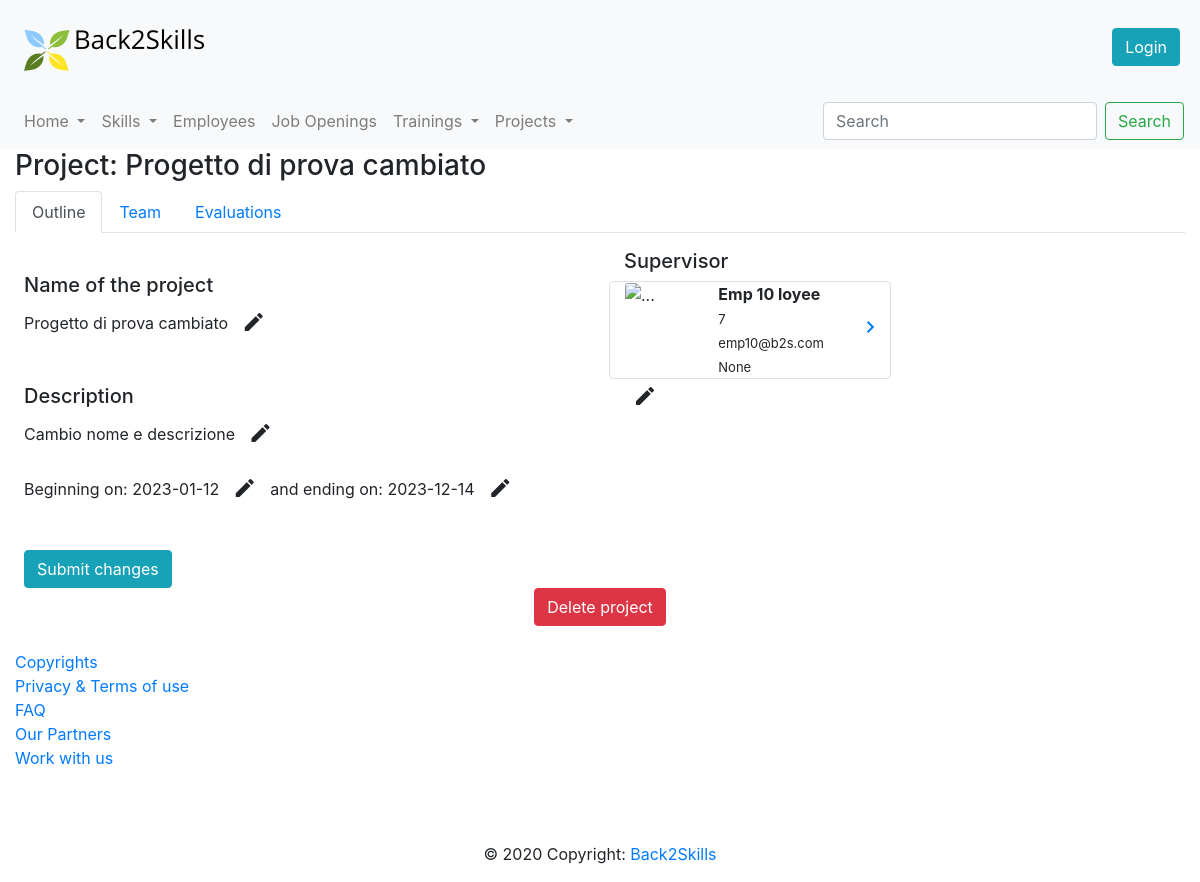
The page /project/9 on the database its author committed.
### database.py (models this page shows)
class Project(db.Model):
    __tablename__ = 'project'
    id = db.Column(db.Integer, primary_key=True)
    name = db.Column(db.String)
    description = db.Column(db.String)
    starting_date = db.Column(db.Date)
    ending_date = db.Column(db.Date)
    role_in_project = db.relationship("Role_in_project", secondary="project_role")
    supervisor = db.Column(db.Integer, db.ForeignKey('employee.id'))

class Employee(db.Model):
    __tablename__ = 'employee'
    id = db.Column(db.Integer, primary_key=True)
    photo = db.Column(db.String(100), nullable=False, default='')
    cv = db.Column(db.String) #eventually we can put a link to the Curriculum Vitae file
    name = db.Column(db.String)
    surname = db.Column(db.String)
    email = db.Column(db.String)
    telephone = db.Column(db.String)
    date_of_birth = db.Column(db.Date)
    date_of_assumption = db.Column(db.Date)
    living_place = db.Column(db.String)
    driving_licence = db.Column(db.Boolean) #I would say we only specify whether he/she has it or not, so true or false
    role = db.Column(db.Integer, db.ForeignKey('role.id'))
    skill = db.relationship("Skill", secondary="employee_skill")
    training = db.relationship("Training", secondary="employee_training")
    project_role = db.relationship("Project_Role")
    state_in_company = db.Column(db.String)
    education_level = db.Column(db.String)
    language_certificate = db.Column(db.String)

### app.py (the view, shortened to what this page needs)
@app.route('/project/<int:id>', methods=['GET', 'POST'])
def project(id):
    prj = get_project_by_id(id)
    supervisor = None
    if prj.supervisor:
        supervisor = get_employee_by_id(prj.supervisor)
    all_emps = get_employees()
    closable = dt.today().date() > prj.ending_date
    emp_roles = get_employees_in_project_with_roles(id)
    free_roles = get_free_roles_in_project(id)
    free_employees = get_available_employees_in_period(prj.starting_date, prj.ending_date)
    empty_roles_best_employees = []
    for fr in free_roles:
        se, ue, ne = get_suitable_emp_for_role(fr.id, free_employees)
        erbe =[fr,se,ue,ne]
        empty_roles_best_employees.append(tuple(erbe))
    employee_evaluations = get_employees_with_evaluation(id)
    other_roles = get_not_used_roles_in_proj(id)
    return render_template('project.html', project=prj, employees_roles=emp_roles,\
                           free_roles_and_employees=empty_roles_best_employees,\
                           employee_evaluations=employee_evaluations, available_employees=free_employees,\
                           other_roles=other_roles, closable=closable, supervisor=supervisor, employees=all_emps)

### database.py (called while the page is built)
def get_employees():
    employees=Employee.query.all()
    employees.sort(key=lambda x: x.name)
    return employees

def get_employee_by_id(emp_id):
    return Employee.query.filter(Employee.id==emp_id).first()

def get_project_by_id(prj_id):
    return Project.query.filter(Project.id==prj_id).first()

def get_employees_in_project(prj_id):
    links=Project_Role.query.filter(Project_Role.prj_id == prj_id).all()
    emp_ids=[]
    for l in links:
        if l.emp_id:
            emp_ids.append(l.emp_id)
    employees = Employee.query.filter(Employee.id.in_(emp_ids)).all()
    return employees

def get_roles_in_projects_by_id(role_id):
    return Role_in_project.query.filter(Role_in_project.id == role_id).first()

def get_employees_in_project_with_roles(prj_id):
    emps = get_employees_in_project(prj_id)
    tortn = []
    for emp in emps:
        link = Project_Role.query.filter(Project_Role.prj_id==prj_id, Project_Role.emp_id==emp.id).first()
        role = get_roles_in_projects_by_id(link.role_id)
        tortn.append(tuple([emp,role]))
    return tortn

def get_not_used_roles_in_proj(prj_id):
    roles_used = get_project_by_id(prj_id).role_in_project
    ids=[]
    for r in roles_used:
        ids.append(r.id)
    not_used_roles = Role_in_project.query.filter(Role_in_project.id.notin_(ids)).all()
    return not_used_roles

def get_free_roles_in_project(prj_id):
    links=Project_Role.query.filter(Project_Role.prj_id==prj_id, Project_Role.emp_id==None).all()
    roles=[]
    for l in links:
        roles.append(l.role_in_project)
    return roles

def get_evaluation_by_proj_emp_role(prj_id, emp_id, role_id):
    project = Project_Role.query.filter(Project_Role.prj_id==prj_id, Project_Role.emp_id==emp_id, Project_Role.role_id==role_id).first()
    evaluation=None
    if project:
        evaluation = project.evaluation
    return evaluation

def get_employees_with_evaluation(prj_id):
    links = Project_Role.query.filter(Project_Role.prj_id==prj_id).all()
    emp_eva=[]
    for l in links:
        tup = []
        tup.append(get_employee_by_id(l.emp_id))
        tup.append(str(get_evaluation_by_proj_emp_role(prj_id,l.emp_id,l.role_in_project.id)))
        emp_eva.append(tuple(tup))
    return emp_eva

### templates/project.html (shortened to what this page needs)
{% extends 'layout.html' %}
{% block pageContent %}
    {% if project is none %}
      <div class="alert alert-warning" role="alert"> No corresponding project found </div>
    {% else %}
        <h3>Project: {{ project.name }}</h3>
    {% endif %}
    <nav>
      <div class="nav nav-tabs" id="nav-tab" role="tablist">
        <a class="nav-item nav-link active" id="nav-project-tab" data-toggle="tab" href="#nav-project" role="tab" aria-controls="nav-project" aria-selected="true">Outline</a>
        <a class="nav-item nav-link" id="nav-roles-tab" data-toggle="tab" href="#nav-roles" role="tab" aria-controls="nav-roles" aria-selected="false">Team</a>
        <a class="nav-item nav-link" id="nav-evaluations-tab" data-toggle="tab" href="#nav-evaluations" role="tab" aria-controls="nav-evaluations" aria-selected="false">Evaluations</a>
      </div>
    </nav>
    <div class="tab-content" id="nav-tabContent">
      <div class="tab-pane fade show active" id="nav-project" role="tabpanel" aria-labelledby="nav-project-tab">
      <form action="/project/{{ project.id }}" method="POST">
          <div class="row">
              <div class="col-sm-6" style="padding: 1.5rem; padding-top: 1rem; padding-bottom: 0rem">
              <br/>
              <h5>Name of the project</h5>
              <p>
                  <span id="currName">{{ project.name }}</span>
                  <button type="button" class="btn btn-default btn-sm" id="editName">
                      <span class="material-icons">edit</span>
                  </button>
              </p>
              <br/>
              <h5>Description</h5>
              <p>
                  <span id="currDesc">{{ project.description }}</span>
                  <button type="button" class="btn btn-default btn-sm" id="editDesc">
                      <span class="material-icons">edit</span>
                  </button>
              </p>
              <p>
                  Beginning on:
                  <span id="currStart">{{ project.starting_date }}</span>
                  <button type="button" class="btn btn-default btn-sm" id="editStart">
                      <span class="material-icons">edit</span>
                  </button>
                  and ending on:
                  <span id="currEnd">{{ project.ending_date }}</span>
                  <button type="button" class="btn btn-default btn-sm" id="editEnd">
                      <span class="material-icons">edit</span>
                  </button>
              </p>
              <br/>
              <button type="submit" class="btn btn-info" id="submitChanges">Submit changes</button>
              <br/>
          </div>
          <div class="col-sm-6 col-lg-3" style="padding: 1.5rem; padding-top: 1rem; padding-bottom: 0rem">
              <h5>Supervisor</h5>
              {% if supervisor %}
                <div class="row" style="border: 1px solid; border-color: rgba(0, 0, 0, 0.125); border-radius: 0.25rem;">
                    <div class="col-4 nopadding">
                        <img src="static/images/user.png" class="card-img-top" style="width: 100px; " alt="...">
                    </div>
                    <div class="col-6">
                        <div>
                            <a class="card-title"><b>{{ supervisor.name }} {{ supervisor.surname }}</b></a>
                        </div>
                        <div>
                            <a style="font-size: 13px;" class="card-title">{{ supervisor.role}}</a>
                        </div>
                        <div>
                            <a style="font-size: 13px;" class="card-title">{{ supervisor.email }}</a>
                        </div>
                        <div>
                            <a style="font-size: 13px;" class="card-title"> {{ supervisor.telephone }}</a>
                        </div>
                    </div>
                    <div class="col-2 align-self-center">
                        <a href="{{ url_for('employee', id=supervisor.id) }}">
                            <i class="material-icons">keyboard_arrow_right</i>
                        </a>
                    </div>
                </div>
              {% endif %}
                <div>
                <button type="button" class="btn btn-default btn-sm" id="editSupervisor" data-toggle="tooltip" data-placement="top" title="Change supervisor">
                  <span class="material-icons">edit</span>
                </button>
                {% if not supervisor %}
                    <p>No supervisor assigned yet. Select an employee to assign.</p>
                    <br/>
                    <select id="prjSupervisor" name="prjSupervisor" class="form-control">
                    <option value="" selected>Choose an employee...</option>
                {% else %}
                    <br/>
                {% endif %}
                </div>
          </div>
        </div>
          <div class="text-center">
            <button type="button" class="btn btn-danger deleteProject" id="{{ project.id }}" data-toggle="modal" data-target="#deleteProjectModal" data-whatever="{{ project.id }}">
                  Delete project
            </button>
          </div>
      </form>
      </div>
    </div>
{% endblock %}

### rows shown on the page
Project: name "Progetto di prova cambiato", description "Cambio nome e descrizione", starting_date "2023-01-12", ending_date "2023-12-14"
Employee: name "Emp 10", surname "loyee", role "7", email "emp10@b2s.com", telephone "None"
